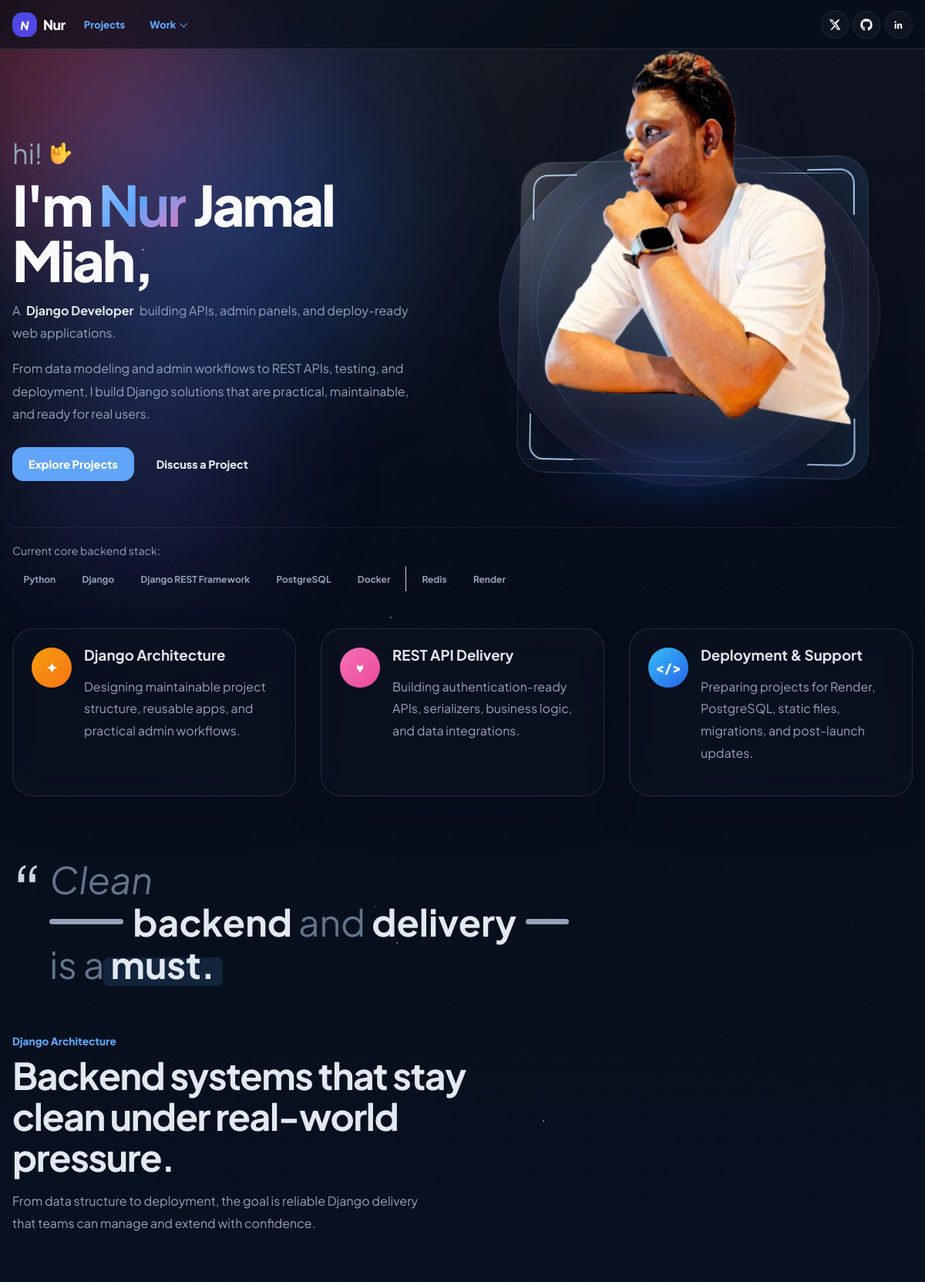
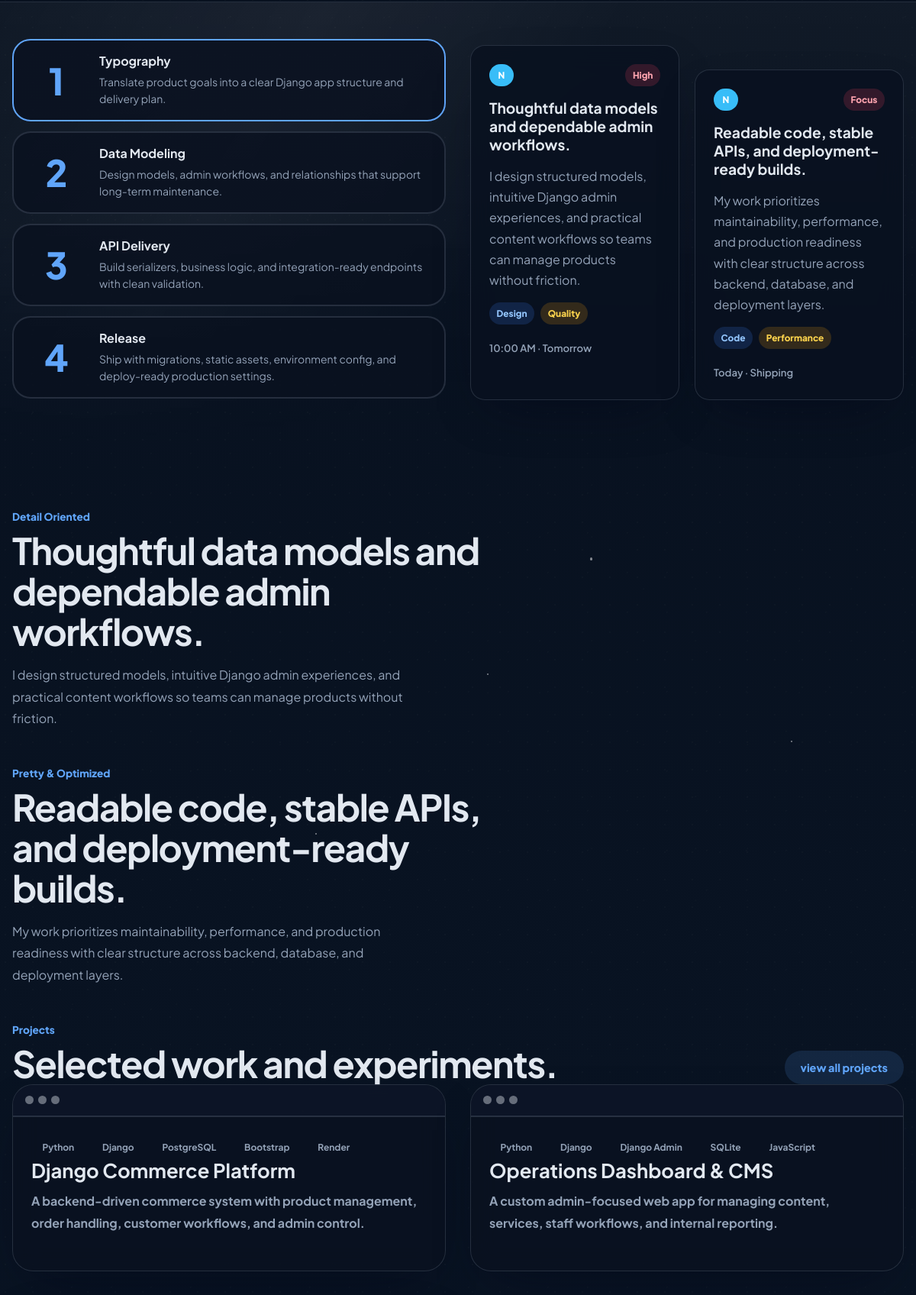
The page / (upper part) on the database its author committed (2 pictures, top to bottom).
### cms/models.py (models this page shows, shortened)
class TimestampedModel(models.Model):
    created_at = models.DateTimeField(auto_now_add=True)
    updated_at = models.DateTimeField(auto_now=True)
    class Meta:
        abstract = True

class HomePage(TimestampedModel):
    eyebrow = models.CharField(max_length=80, default="Superadmin managed portfolio")
    greeting = models.CharField(max_length=40, default="hi!")
    name = models.CharField(max_length=120, default="Enji")
    full_name = models.CharField(max_length=160, default="Enji Kusnadi")
    role = models.CharField(max_length=120, default="Front-End Developer")
    role_description = models.CharField(
        max_length=240,
        default="who loves intuitive, clean and modern UI design.",
    )
    hero_title = models.CharField(
        max_length=180, default="I build polished digital experiences that feel effortless."
    )
    hero_intro = models.CharField(
        max_length=160, default="Full-stack portfolio powered by Django + SQLite + Next.js"
    )
    hero_description = models.TextField(
        default=(
            "This site is fully manageable from a superadmin dashboard. Update projects, "
            "skills, timeline entries, and contact details without touching code."
        )
    )
    primary_cta_label = models.CharField(max_length=40, default="View Projects")
    primary_cta_url = models.CharField(max_length=160, default="/projects")
    secondary_cta_label = models.CharField(max_length=40, default="Contact Me")
    secondary_cta_url = models.CharField(max_length=160, default="/work/contact")
    highlight_title = models.CharField(max_length=120, default="Why this setup works")
    highlight_body = models.TextField(
        default=(
            "Django admin gives the superadmin a familiar control center, while the public "
            "site stays fast and design-forward on the frontend."
        )
    )
    quote_line_one = models.CharField(max_length=80, default="Beautiful")
    quote_line_two_prefix = models.CharField(max_length=80, default="inside")
    quote_line_two_suffix = models.CharField(max_length=80, default="out")
    quote_line_three_prefix = models.CharField(max_length=80, default="is a")
    quote_line_three_highlight = models.CharField(max_length=80, default="must.")
    detail_title = models.CharField(
        max_length=160, default="Keen Eye for Spotting Small Details."
    )
    detail_description = models.CharField(
        max_length=220,
        default="Awareness to ease of access, User Interface consistency, and improved User Experience.",
    )
    optimized_title = models.CharField(
        max_length=160, default="Comprehensible and Optimized Code."
    )
    optimized_description = models.CharField(
        max_length=220,
        default="Writing clean code is a top priority while keeping it as optimized as possible.",
    )
    class Meta:
        verbose_name = "Home page"
        verbose_name_plural = "Home page"

class HomeTechStackItem(TimestampedModel):
    ICON_CHOICES = [
        ("python", "Python"),
        ("django", "Django"),
        ("drf", "Django REST Framework"),
        ("postgresql", "PostgreSQL"),
        ("docker", "Docker"),
        ("divider", "Divider"),
        ("redis", "Redis"),
        ("render", "Render"),
    ]
    label = models.CharField(max_length=80)
    icon = models.CharField(max_length=30, choices=ICON_CHOICES)
    sort_order = models.PositiveIntegerField(default=0)
    class Meta:
        ordering = ["sort_order", "label"]

class HomeFeatureCard(TimestampedModel):
    COLOR_CHOICES = [
        ("amber", "Amber"),
        ("pink", "Pink"),
        ("sky", "Sky"),
    ]
    ICON_CHOICES = [
        ("sparkles", "Sparkles"),
        ("heart", "Heart"),
        ("code", "Code"),
    ]
    title = models.CharField(max_length=120)
    description = models.CharField(max_length=220)
    color = models.CharField(max_length=20, choices=COLOR_CHOICES, default="amber")
    icon = models.CharField(max_length=20, choices=ICON_CHOICES, default="sparkles")
    sort_order = models.PositiveIntegerField(default=0)
    class Meta:
        ordering = ["sort_order", "title"]

class Project(TimestampedModel):
    title = models.CharField(max_length=140)
    slug = models.SlugField(max_length=160, unique=True, blank=True)
    summary = models.CharField(max_length=220)
    description = models.TextField()
    stack = models.CharField(
        max_length=240, help_text="Comma separated technologies, e.g. Next.js, Django, Tailwind"
    )
    repo_url = models.URLField(blank=True)
    live_url = models.URLField(blank=True)
    cover_image = models.ImageField(
        upload_to="project_covers/",
        blank=True,
        help_text="Upload a project cover image to display on the portfolio site.",
    )
    template_zip = models.FileField(
        upload_to="project_templates/zips/",
        blank=True,
        validators=[FileExtensionValidator(["zip"])],
        help_text="Upload a static HTML/CSS/JS zip file with an index.html entry point.",
    )
    demo_entry_path = models.CharField(max_length=255, blank=True)
    cover_image_url = models.URLField(blank=True)
    featured = models.BooleanField(default=False)
    sort_order = models.PositiveIntegerField(default=0)
    class Meta:
        ordering = ["sort_order", "title"]
    def get_demo_preview_image_path(self, slug=None) -> Path:
        return Path(settings.MEDIA_ROOT) / "project_previews" / f"{slug or self.slug}.png"
    @property
    def demo_url(self):
        if not self.demo_entry_path:
            return ""
        return f"{settings.MEDIA_URL}{self.demo_entry_path}".replace("//", "/")
    @property
    def demo_preview_image_url(self):
        preview_path = self.get_demo_preview_image_path()
        if not preview_path.exists():
            return ""
        relative_path = preview_path.relative_to(Path(settings.MEDIA_ROOT)).as_posix()
        return f"{settings.MEDIA_URL}{relative_path}".replace("//", "/")
    @property
    def cover_image_upload_url(self):
        if not self.cover_image:
            return ""
        return self.cover_image.url

### cms/views.py (the view)
# urls.py: path("", home_page, name="site-home"),
def home_page(request):
    context = _build_public_context()
    return render(request, "site/home.html", context)

### cms/views.py (called while the page is built, shortened)
def _clean_display_name(value):
    cleaned = re.sub(r"^\s*md\.?\s+", "", value or "", flags=re.IGNORECASE).strip()
    return cleaned or (value or "").strip()

def _detect_demo_preview_url(project):
    if not getattr(project, "demo_entry_path", ""):
        return ""

### templates/site/home.html (shortened to what this page needs)
{% extends "site/base.html" %}
{% load static %}
{% block content %}
  <section class="hero background-grid background-grid--fade-out">
    <div class="content-wrapper">
      <div class="hero__grid">
        <div class="hero__content">
          <div class="hero__greeting">
            <span>{{ home.greeting }}</span>
            <img src="{% static 'site/images/emojis/love-you-gesture.png' %}" alt="" aria-hidden="true">
          </div>
          <h1 class="hero__title">I'm <strong>{{ hero_first_name }}</strong>{% if hero_remaining_name %} {{ hero_remaining_name }}{% endif %},</h1>
          <p class="hero__roleline">
            <span>A</span>
            <strong>{{ home.role }}</strong>
            <span>{{ home.role_description }}</span>
          </p>
          <p class="hero__summary">{{ home.hero_description }}</p>
          <div class="hero__actions">
            <a href="{{ home.primary_cta_url }}" class="button button--solid">{{ home.primary_cta_label }}</a>
            <a href="{{ home.secondary_cta_url }}" class="button button--ghost">{{ home.secondary_cta_label }}</a>
          </div>
        </div>
        <div class="hero__image">
          <div class="hero__image-mask">
            <div class="hero-photo-frame">
              <div class="hero-photo-frame__inner">
                <img src="{% static 'site/images/me.png' %}" alt="{{ site.owner_name }} portrait" class="hero-photo">
              </div>
            </div>
          </div>
        </div>
      </div>
      <div class="hero__tech">
        <p>Current core backend stack:</p>
        <div class="hero__tech-list">
          {% for item in home_tech_stack %}
            <span class="{% if item.icon == 'divider' %}is-divider{% endif %}">{{ item.label }}</span>
          {% endfor %}
        </div>
      </div>
    </div>
  </section>
  <section class="featured-strip">
    <div class="content-wrapper">
      <div class="featured-strip__grid">
        {% for card in home_feature_cards %}
          <article class="featured-card">
            <div class="featured-card__icon featured-card__icon--{{ card.color }}">
              {% if card.icon == "sparkles" %}
                <span>&#10022;</span>
              {% elif card.icon == "heart" %}
                <span>&#9829;</span>
              {% else %}
                <span>&lt;/&gt;</span>
              {% endif %}
            </div>
            <div>
              <h3>{{ card.title }}</h3>
              <p>{{ card.description }}</p>
            </div>
          </article>
        {% endfor %}
      </div>
    </div>
  </section>
  <section class="quote-section">
    <div class="content-wrapper">
      <blockquote class="quote-block">
        <span class="quote-block__mark">&ldquo;</span>
        <span class="quote-block__text">
          <span><em>{{ home.quote_line_one }}</em></span>
          <span class="quote-block__row">
            <span class="quote-block__line"></span>
            <span><strong>{{ home.quote_line_two_prefix }}</strong> and <strong>{{ home.quote_line_two_suffix }}</strong></span>
            <span class="quote-block__line quote-block__line--short"></span>
          </span>
          <span>{{ home.quote_line_three_prefix }} <strong class="quote-block__highlight">{{ home.quote_line_three_highlight }}</strong></span>
        </span>
      </blockquote>
    </div>
  </section>
  <section class="section-home">
    <div class="content-wrapper">
      <header class="section-title">
        <span class="section-title__caption">{{ home_feature_cards.0.title|default:"Clean & Intuitive" }}</span>
        <h2>Backend systems that stay clean under real-world pressure.</h2>
        <p>From data structure to deployment, the goal is reliable Django delivery that teams can manage and extend with confidence.</p>
      </header>
    </div>
    <div class="background-grid background-grid--fade-out section-content-shell">
      <div class="content-wrapper section-content section-content--showcase">
        <div class="showcase-steps">
          <button type="button" class="showcase-step is-active">
            <span class="showcase-step__number">1</span>
            <span class="showcase-step__body">
              <strong>Typography</strong>
              <small>Translate product goals into a clear Django app structure and delivery plan.</small>
            </span>
          </button>
          <button type="button" class="showcase-step">
            <span class="showcase-step__number">2</span>
            <span class="showcase-step__body">
              <strong>Data Modeling</strong>
              <small>Design models, admin workflows, and relationships that support long-term maintenance.</small>
            </span>
          </button>
          <button type="button" class="showcase-step">
            <span class="showcase-step__number">3</span>
            <span class="showcase-step__body">
              <strong>API Delivery</strong>
              <small>Build serializers, business logic, and integration-ready endpoints with clean validation.</small>
            </span>
          </button>
          <button type="button" class="showcase-step">
            <span class="showcase-step__number">4</span>
            <span class="showcase-step__body">
              <strong>Release</strong>
              <small>Ship with migrations, static assets, environment config, and deploy-ready production settings.</small>
            </span>
          </button>
        </div>
        <div class="todo-preview-stack">
          <article class="todo-card-preview">
            <div class="todo-card-preview__top">
              <span class="todo-badge todo-badge--brand">N</span>
              <span class="todo-badge todo-badge--danger">High</span>
            </div>
            <h3>{{ home.detail_title }}</h3>
            <p>{{ home.detail_description }}</p>
            <div class="todo-card-preview__tags">
              <span class="todo-badge todo-badge--info">Design</span>
              <span class="todo-badge todo-badge--warn">Quality</span>
            </div>
            <div class="todo-card-preview__meta">10:00 AM &middot; Tomorrow</div>
          </article>
          <article class="todo-card-preview todo-card-preview--secondary">
            <div class="todo-card-preview__top">
              <span class="todo-badge todo-badge--brand">N</span>
              <span class="todo-badge todo-badge--danger">Focus</span>
            </div>
            <h3>{{ home.optimized_title }}</h3>
            <p>{{ home.optimized_description }}</p>
            <div class="todo-card-preview__tags">
              <span class="todo-badge todo-badge--info">Code</span>
              <span class="todo-badge todo-badge--warn">Performance</span>
            </div>
            <div class="todo-card-preview__meta">Today &middot; Shipping</div>
          </article>
        </div>
      </div>
    </div>
  </section>
  <section class="section-home section-home--simple">
    <div class="content-wrapper">
      <header class="section-title">
        <span class="section-title__caption">Detail Oriented</span>
        <h2>{{ home.detail_title }}</h2>
        <p>{{ home.detail_description }}</p>
      </header>
    </div>
  </section>
  <section class="section-home section-home--simple">
    <div class="content-wrapper">
      <header class="section-title">
        <span class="section-title__caption">Pretty &amp; Optimized</span>
        <h2>{{ home.optimized_title }}</h2>
        <p>{{ home.optimized_description }}</p>
      </header>
    </div>
  </section>
  <section class="section-home">
    <div class="content-wrapper section-title section-title--with-action">
      <div>
        <span class="section-title__caption">Projects</span>
        <h2>Selected work and experiments.</h2>
      </div>
      <a href="/projects/" class="button button--soft">view all projects</a>
    </div>
    <div class="content-wrapper projects-grid">
      {% for project in featured_projects %}
        <article class="project-card">
          <div class="project-card__window">
            <div class="project-card__window-bar">
              <span></span><span></span><span></span>
            </div>
          </div>
          <div class="project-card__body">
            <div class="pill-list">
              {% for item in project.stack_items %}
                <span>{{ item }}</span>
              {% endfor %}
            </div>
            <h3>{{ project.title }}</h3>
            <p class="project-card__summary">{{ project.summary }}</p>
          </div>
        </article>
      {% endfor %}
    </div>
  </section>
{% endblock %}

### rows shown on the page
HomePage: greeting "hi!", role "Django Developer", role_description "building APIs, admin panels, and deploy-ready web applications.", hero_description "From data modeling and admin workflows to REST APIs, testing, and deployment, I build Django solutions that are practical, maintainable, and ready for real users.", primary_cta_label "Explore Projects", secondary_cta_label "Discuss a Project", quote_line_one "Clean", quote_line_two_prefix "backend", quote_line_two_suffix "delivery", quote_line_three_prefix "is a", quote_line_three_highlight "must.", detail_title "Thoughtful data models and dependable admin workflows.", detail_description "I design structured models, intuitive Django admin experiences, and practical content workflows so teams can manage products without friction.", optimized_title "Readable code, stable APIs, and deployment-ready builds.", optimized_description "My work prioritizes maintainability, performance, and production readiness with clear structure across backend, database, and deployment layers."
HomeTechStackItem: label "Python"
HomeTechStackItem: label "Django"
HomeTechStackItem: label "Django REST Framework"
HomeTechStackItem: label "PostgreSQL"
HomeTechStackItem: label "Docker"
HomeTechStackItem: label "Redis"
HomeTechStackItem: label "Render"
HomeFeatureCard: title "Django Architecture", description "Designing maintainable project structure, reusable apps, and practical admin workflows."
HomeFeatureCard: title "REST API Delivery", description "Building authentication-ready APIs, serializers, business logic, and data integrations."
HomeFeatureCard: title "Deployment & Support", description "Preparing projects for Render, PostgreSQL, static files, migrations, and post-launch updates."
Project: stack_items "Python" "Django" "PostgreSQL" "Bootstrap" "Render", title "Django Commerce Platform", summary "A backend-driven commerce system with product management, order handling, customer workflows, and admin control."
Project: stack_items "Python" "Django" "Django Admin" "SQLite" "JavaScript", title "Operations Dashboard & CMS", summary "A custom admin-focused web app for managing content, services, staff workflows, and internal reporting."

### other values the page prints
{{ hero_remaining_name }} "Jamal Miah"
